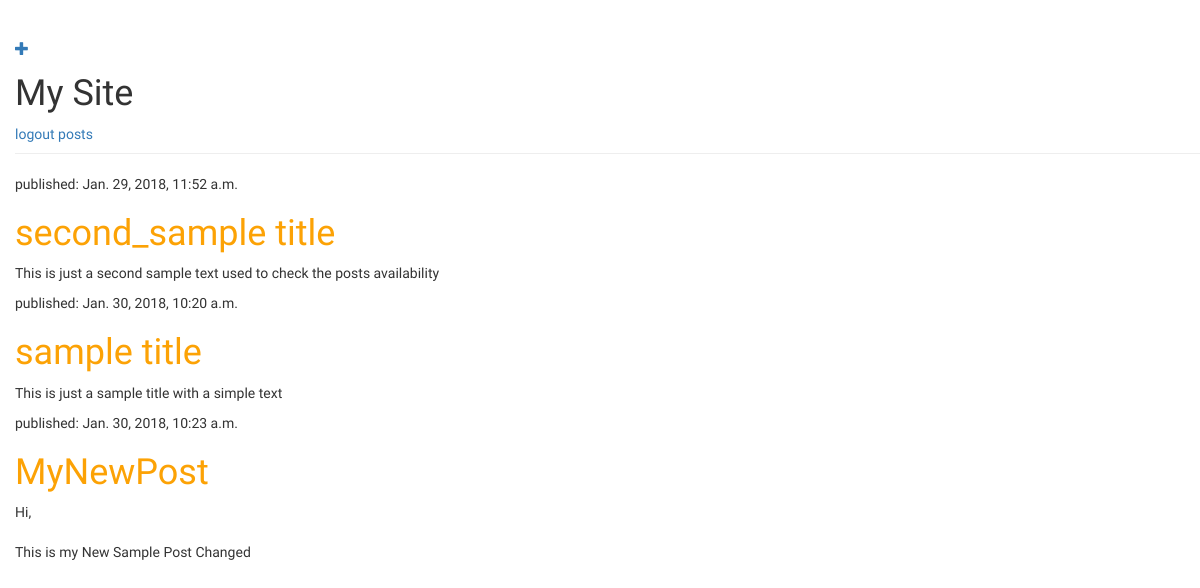
The page /posts (signed in) on the database as committed earlier.
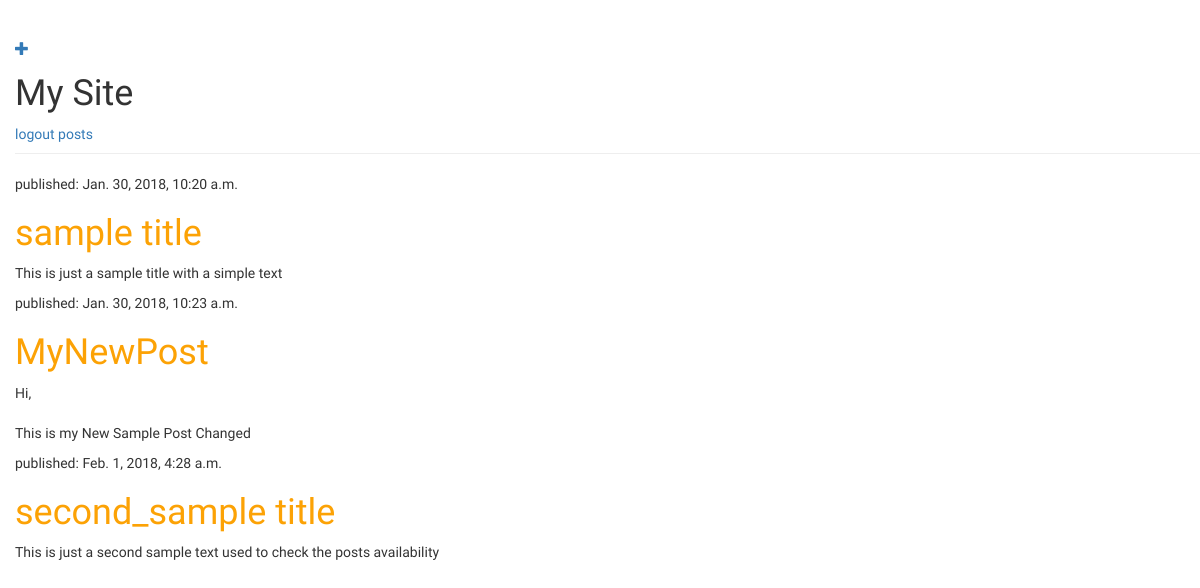
The same page on the database as committed later.
### userblog/models.py (models this page shows, shortened)
class UserPost(models.Model):
    author = models.ForeignKey('auth.User', on_delete =models.CASCADE)
    title = models.CharField(max_length=200)
    text = models.TextField()
    created_date = models.DateTimeField(default=timezone.now)
    published_date = models.DateTimeField(blank=True, null=True)
    category = models.CharField(max_length=6, choices=CATEGORY_CHOICES, default='itposts')

### userblog/views.py (the view)
# urls.py: url(r'^posts$', core_views.userpost_list, name='userpost_list'),
@login_required
def userpost_list(request):
        posts=UserPost.objects.filter(published_date__lte=timezone.now()).order_by('published_date')
        return render(request, 'userblog/userpost_list.html',{'posts':posts})

### userblog/templates/userblog/userpost_list.html
{% extends 'userblog/base.html' %}
{% block content %}
          {% for post in posts %}
              <div class="posts">
                <div class="date">
                  <p>published: {{ post.published_date }}</p>
                </div>
                <h1><a href="{% url 'userpost_detail' pk=post.pk %}">{{ post.title }}</a></h1>
                <p>{{ post.text|linebreaksbr }}</p>
              </div>
          {% endfor %}
{% endblock %}

Rows that differ between the two databases and show on the page:
changed UserPost "second_sample title": published_date "Jan. 29, 2018, 11:52 a.m." → "Feb. 1, 2018, 4:28 a.m."; moves down the list
